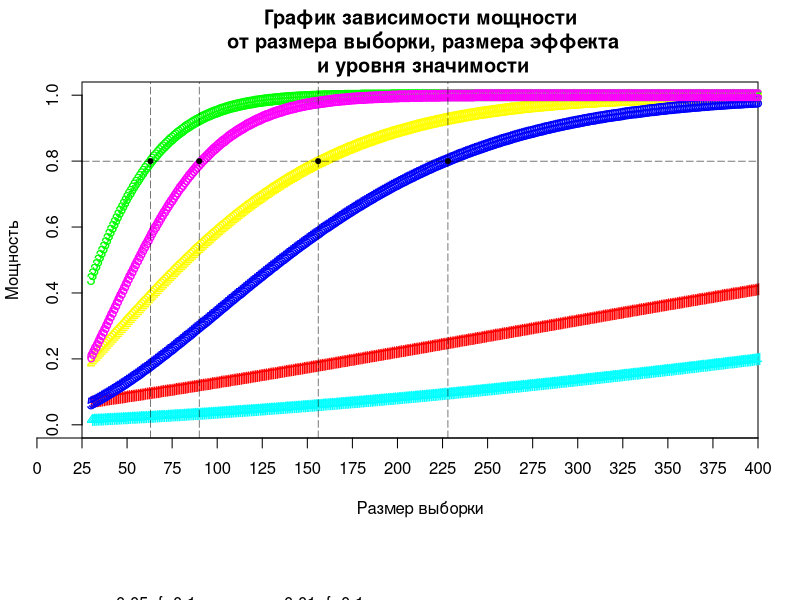
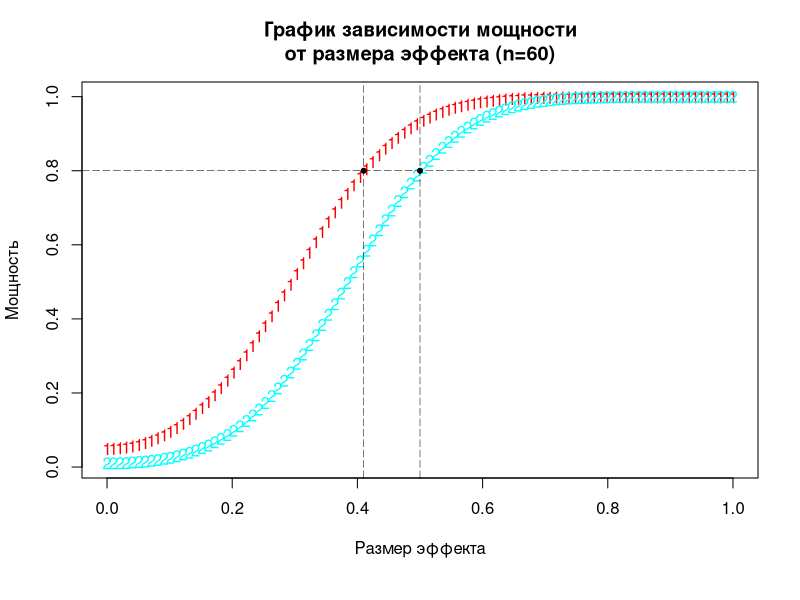
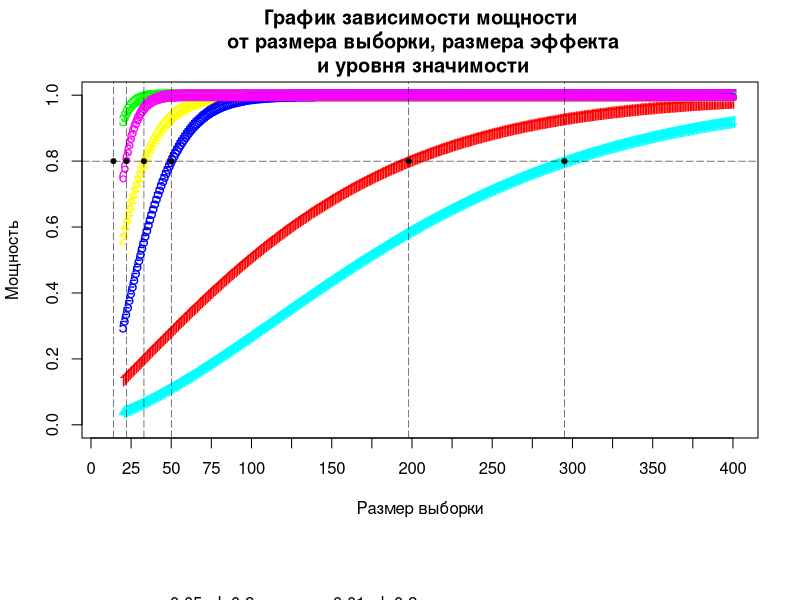

Source code (R) for these figures, in order:
library("pwr")
size <- seq(30, 400, 1)
f <- c(0.1, 0.25, 0.4) # размеры эффекта для ANOVA
sig <- c(0.05, 0.01) # уровни значимости
groups <- 3

# Функция вычисляет мощность для заданного объёма выборки
# n - общий объём выборки
power.test.anova <- function(groups, n, f, sig = 0.05) {
  fit <- pwr.anova.test(k = groups, n = size/groups, f = f, sig.level = sig, power = NULL)
  power <- fit$power
}
# Расчёт мощности для всех f и sig и внесение значений в столбцы матрицы tab
tab.size <- NULL
for (i in sig) {
  for (j in f) {
    b <- power.test.anova(f = j, sig = i, groups = groups, n = size)
    tab.size <- cbind(tab.size, b)
    rm(b)
  }
}
colnames(tab.size) <- rep(f,2)
rownames(tab.size) <- size

# График зависимости мощности\n от размера выборки, размера эффекта\n и уровня значимости на основании tab и size
colors <- rainbow(length(f)*length(sig))
par(mar=c(8, 4, 4, 2) + 0.1, xpd = TRUE)
matplot(size, tab.size, lwd = 1, lty = 1, col = colors, xlab = "Размер выборки", ylab = "Мощность", xlim = c(25, max(size)), ylim = c(0, 1), xaxs = "i", yaxs = "r", xaxt = "n")
axis(1, at= seq(0, 400, by = 25))
abline(h = 0.8, lty = "longdash", lwd = 0.5, xpd = FALSE)
title(main = "График зависимости мощности\n от размера выборки, размера эффекта\n и уровня значимости")
legend(0, -0.6, legend = c("p=0.05; f=0.1", "p=0.05; f=0.25", "p=0.05; f=0.4", "p=0.01; f=0.1", "p=0.01; f=0.25", "p=0.01; f=0.4"), col = colors, lwd = 1, lty = 1, bty = "n", xpd = TRUE, xjust=0, yjust=0.5, ncol = 2)
size.x <- c(63, 90, 156, 228)
for (i in size.x) points(i, 0.8, pch = 20)
for (i in size.x) abline(v = i, lty = "longdash", lwd = 0.5, xpd = FALSE)
#for (i in size.x) text(i + 20, 0.03, labels = i)
par(mar=c(5, 4, 4, 2) + 0.1, xpd = FALSE)

tab.power <- NULL
f <- seq(0, 1, length = 100)
size=60
for (i in sig) {
  b <- power.test.anova(f = f, sig = i, groups = groups, n = size)
  tab.power <- cbind(tab.power, b)
  rm(b)
}
colnames(tab.power) <- sig

# График зависимости мозности от размера эффекта и уровня значимости для выборки в 60 человек
colors <- rainbow(length(sig))
par(mar=c(6, 4, 4, 2) + 0.1, xpd = TRUE)
matplot(f, tab.power, lty = 1, col = colors, xlab = "Размер эффекта", ylab = "Мощность")
abline(h = 0.8, lty = "longdash", lwd = 0.5, xpd = FALSE)
title(main = "График зависимости мощности\nот размера эффекта (n=60)")
legend(0, -0.4, legend = c("p=0.05", "p=0.01"), col = colors, lwd = 1, lty = 1, bty = "n", xpd = TRUE, xjust=0, yjust=0.5, ncol = 2)
size.x <- c(0.41, 0.5)
for (i in size.x) points(i, 0.8, pch = 20)
for (i in size.x) abline(v = i, lty = "longdash", lwd = 0.5, xpd = FALSE)
#for (i in size.x) text(i + 0.05, 0.03, labels = i)
par(mar=c(5, 4, 4, 2) + 0.1, xpd=FALSE)

d <- c(0.2, 0.5, 0.8)
size <- seq(20, 400, 1)
power.test.paired <- function(n, d, sig = 0.05) {
  fit <- pwr.t.test(n = n, d = d, sig.level = sig, power = NULL, type = "paired")
  power <- fit$power
}
# Расчёт мощности для всех f и sig и внесение значений в столбцы матрицы tab
tab.size.p <- NULL
for (i in sig) {
  for (j in d) {
    b <- power.test.paired(d = j, sig = i, n = size)
    tab.size.p <- cbind(tab.size.p, b)
    rm(b)
  }
}
colnames(tab.size.p) <- rep(d,2)
rownames(tab.size.p) <- size

# График зависимости мощности от размеры выборки, размеры эффекта и уровня значимости для зависимых выборок
colors <- rainbow(length(d)*length(sig))
par(mar=c(8, 4, 4, 2) + 0.1, xpd = TRUE)
matplot(size, tab.size.p, lwd = 1, lty = 1, col = colors, xlab = "Размер выборки", ylab = "Мощность", xlim = c(10, max(size)), ylim = c(0, 1),  xaxs = "r", yaxs = "r", xaxt = "n")
axis(1, at= seq(0, 400, by = 25))
abline(h = 0.8, lty = "longdash", lwd = 0.5, xpd = FALSE)
title(main = "График зависимости мощности\n от размера выборки, размера эффекта\n и уровня значимости")
legend(0, -0.6, legend = c("p=0.05; d=0.2", "p=0.05; d=0.5", "p=0.05; d=0.8", "p=0.01; d=0.2", "p=0.01; d=0.5", "p=0.01; d=0.8"), col = colors, lwd = 1, lty = 1, bty = "n", xpd = TRUE, xjust=0, yjust=0.5, ncol = 2)
size.x <- c(14, 22, 33, 50, 198, 295)
for (i in size.x) points(i, 0.8, pch = 20)
for (i in size.x) abline(v = i, lty = "longdash", lwd = 0.5, xpd = FALSE)
#for (i in size.x) text(i + 20, 0.03, labels = i)axi  
par(mar=c(5, 4, 4, 2) + 0.1, xpd = FALSE)
